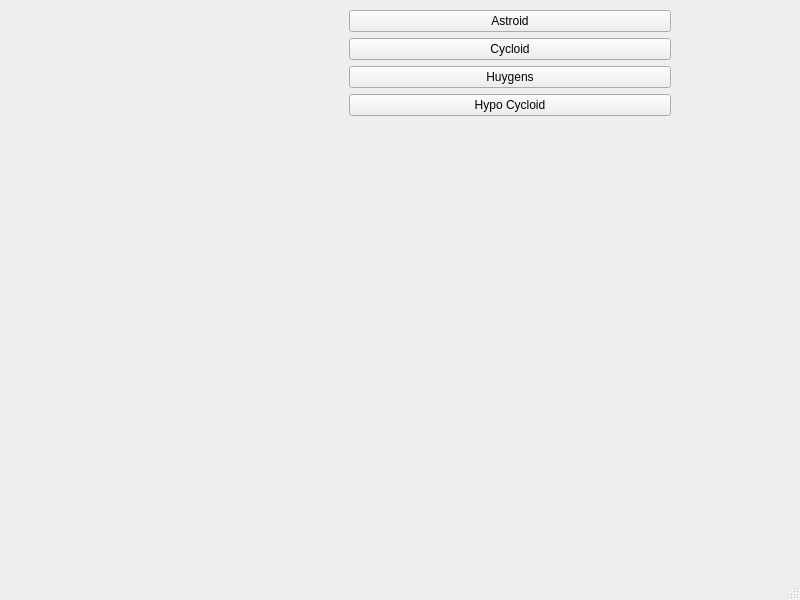
<?xml version="1.0" encoding="UTF-8"?>
<ui version="4.0">
 <class>MainWindow</class>
 <widget class="QMainWindow" name="MainWindow">
  <property name="geometry">
   <rect>
    <x>0</x>
    <y>0</y>
    <width>800</width>
    <height>600</height>
   </rect>
  </property>
  <property name="windowTitle">
   <string>MainWindow</string>
  </property>
  <widget class="QWidget" name="centralwidget">
   <widget class="QWidget" name="">
    <property name="geometry">
     <rect>
      <x>20</x>
      <y>10</y>
      <width>651</width>
      <height>251</height>
     </rect>
    </property>
    <layout class="QHBoxLayout" name="horizontalLayout">
     <item>
      <widget class="RenderArea" name="renderArea" native="true"/>
     </item>
     <item>
      <layout class="QVBoxLayout" name="verticalLayout">
       <item>
        <widget class="QPushButton" name="btnAstroid">
         <property name="text">
          <string>Astroid</string>
         </property>
        </widget>
       </item>
       <item>
        <widget class="QPushButton" name="btnCycloid">
         <property name="text">
          <string>Cycloid</string>
         </property>
        </widget>
       </item>
       <item>
        <widget class="QPushButton" name="btnHuygens">
         <property name="text">
          <string>Huygens</string>
         </property>
        </widget>
       </item>
       <item>
        <widget class="QPushButton" name="btnHypo">
         <property name="text">
          <string>Hypo Cycloid</string>
         </property>
        </widget>
       </item>
       <item>
        <spacer name="verticalSpacer">
         <property name="orientation">
          <enum>Qt::Vertical</enum>
         </property>
         <property name="sizeHint" stdset="0">
          <size>
           <width>20</width>
           <height>40</height>
          </size>
         </property>
        </spacer>
       </item>
      </layout>
     </item>
    </layout>
   </widget>
  </widget>
  <widget class="QStatusBar" name="statusbar"/>
 </widget>
 <customwidgets>
  <customwidget>
   <class>RenderArea</class>
   <extends>QWidget</extends>
   <header>renderarea.h</header>
   <container>1</container>
  </customwidget>
 </customwidgets>
 <resources/>
 <connections/>
</ui>
